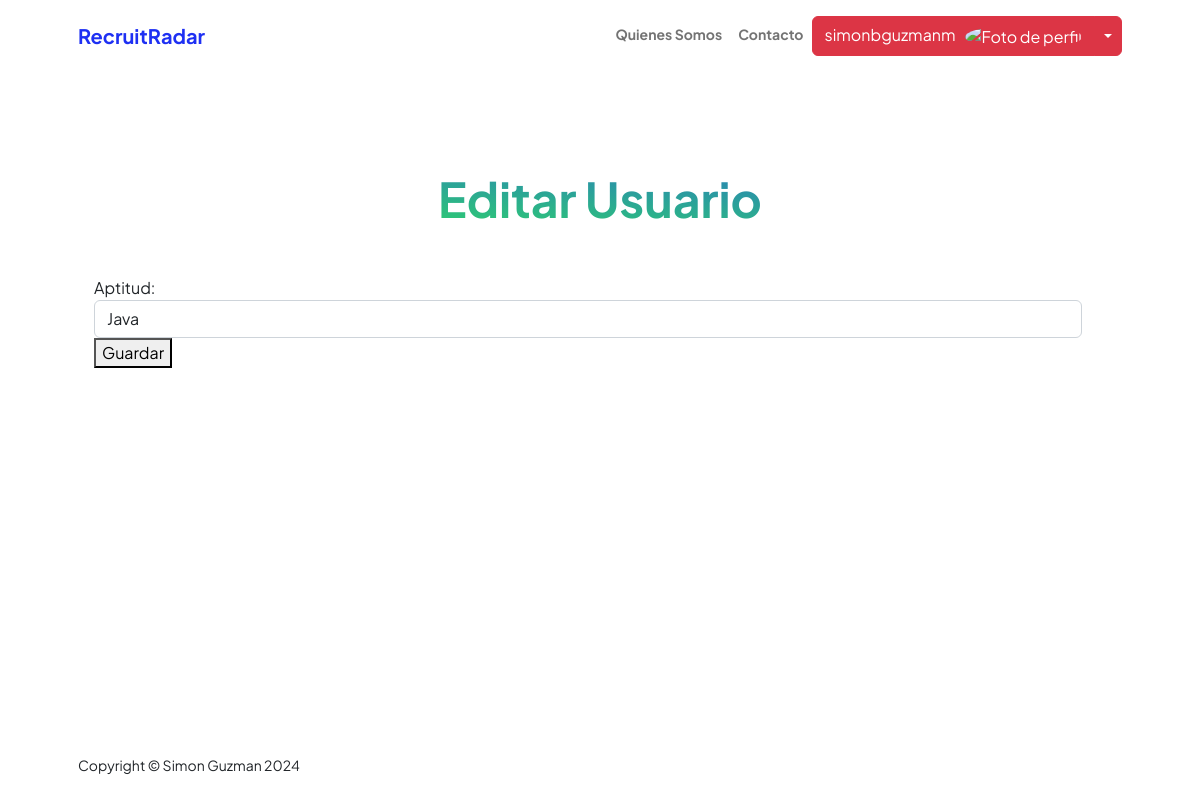
The page /appUsers/editarskills/2 (signed in) on the database as committed earlier.
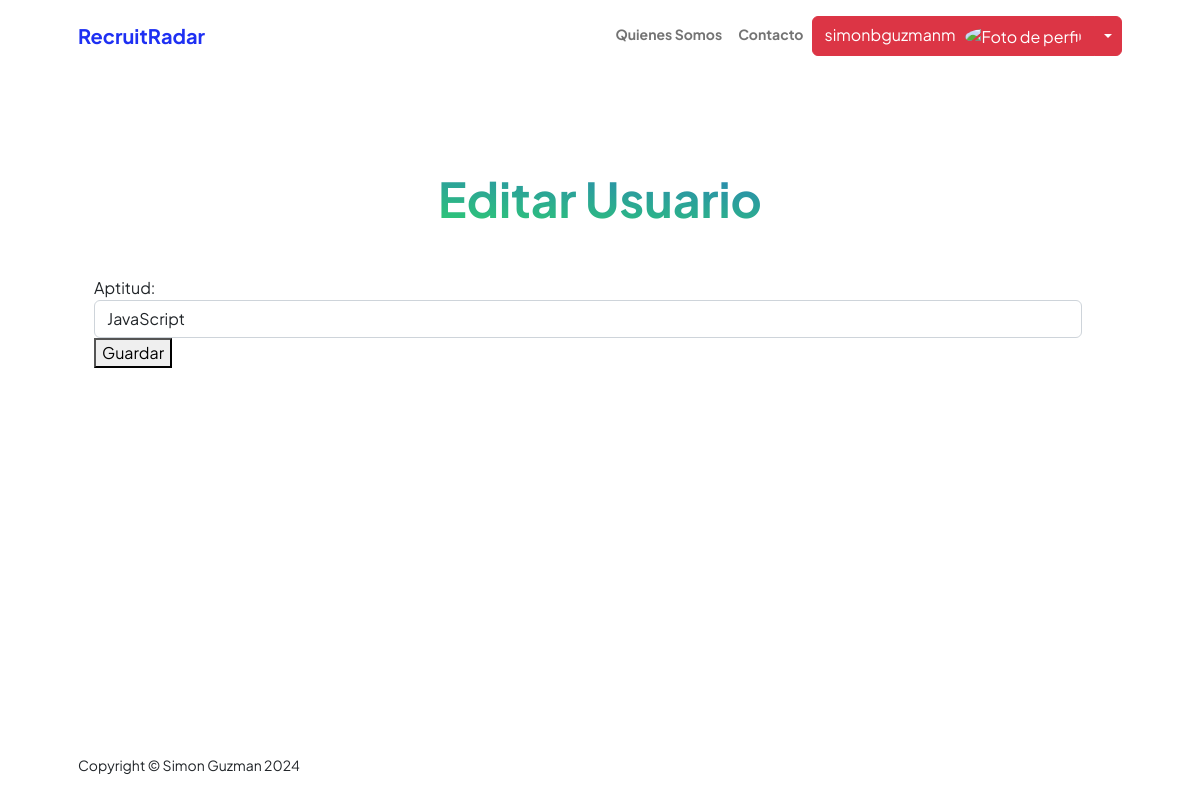
The same page on the database as committed later.
### appUsers/models.py (models this page shows, shortened)
class Skills(models.Model):
    user = models.ForeignKey(User, on_delete=models.CASCADE, null=True)
    aptitud = models.CharField(max_length=50)

### appUsers/views.py (the view, shortened to what this page needs)
# urls.py: path('editarskills/<str:id>', views.editar_skills, name='EditaSkills'),
def editar_skills(request,id):
    resp=""
    skillsdata = Skills.objects.get(id=id)
    form = SkillFormulario(initial={'aptitud':skillsdata.aptitud})
    return render(request,"appUsers/editarskills.html",{"resp":resp,"form":form,"avatar":request.session.get('foto-avatar', 'none')})

### appUsers/forms.py
class SkillFormulario(forms.Form):
    aptitud = forms.CharField(label='Aptitud', max_length=100,widget=forms.TextInput(attrs={'class': 'form-control','placeholder': 'Ej: Github'}))
    def __init__(self, *args, **kwargs):
        super().__init__(*args, **kwargs)
        self.helper = FormHelper(self)
        self.helper.layout = Layout(
            'aptitud',
            Submit('submit', 'Guardar', css_class='btn btn-primary')
        )

### appUsers/templates/appUsers/editarskills.html (shortened to what this page needs)
{% extends "appUsers/base.html" %}
{% load static %}
{% block datosDinamicos %}
<header class="py-5">
    <div class="container px-5 pb-5">
        <section>
            <div class="container px-3" style="margin-top: 50px;">
                <div class="text-center mb-5">
                    <h1 class="display-5 fw-bolder mb-0"><span class="text-gradient d-inline">Editar Usuario</span></h1>
                </div>
                <div class="row">
                    <div class="row">
                        <form  action="" method="POST">
                             {{form.as_table}}
                             <button type="submit">Guardar</button>
                        </form>
                 </div>
                </div>
            </div>
        </section>
    </div>
</header>
{% endblock %}

Rows that differ between the two databases and show on the page:
changed Skills: aptitud "Java" → "JavaScript"
